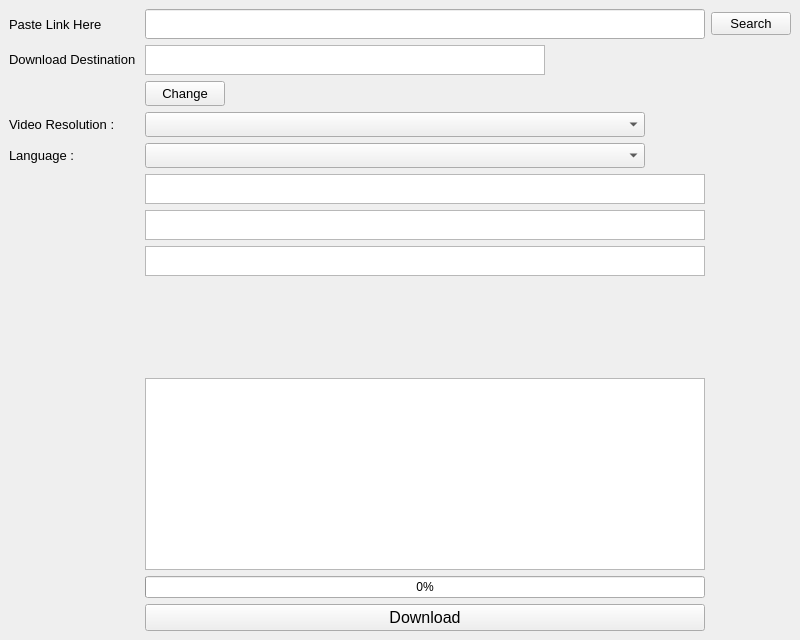
<?xml version="1.0" encoding="UTF-8"?>
<ui version="4.0">
 <class>main_window</class>
 <widget class="QMainWindow" name="main_window">
  <property name="geometry">
   <rect>
    <x>0</x>
    <y>0</y>
    <width>800</width>
    <height>640</height>
   </rect>
  </property>
  <property name="minimumSize">
   <size>
    <width>800</width>
    <height>600</height>
   </size>
  </property>
  <property name="windowTitle">
   <string>MainWindow</string>
  </property>
  <property name="windowIcon">
   <iconset>
    <normaloff>icons/youtube.png</normaloff>icons/youtube.png</iconset>
  </property>
  <widget class="QWidget" name="centralwidget">
   <property name="minimumSize">
    <size>
     <width>800</width>
     <height>600</height>
    </size>
   </property>
   <layout class="QGridLayout" name="gridLayout">
    <item row="0" column="1">
     <widget class="QLineEdit" name="paste_link_edit">
      <property name="minimumSize">
       <size>
        <width>0</width>
        <height>30</height>
       </size>
      </property>
      <property name="maximumSize">
       <size>
        <width>16777215</width>
        <height>30</height>
       </size>
      </property>
      <property name="font">
       <font>
        <pointsize>10</pointsize>
       </font>
      </property>
     </widget>
    </item>
    <item row="0" column="2">
     <widget class="QPushButton" name="search">
      <property name="font">
       <font>
        <pointsize>10</pointsize>
       </font>
      </property>
      <property name="text">
       <string>Search</string>
      </property>
     </widget>
    </item>
    <item row="13" column="1">
     <widget class="QPushButton" name="dowload_button">
      <property name="font">
       <font>
        <pointsize>12</pointsize>
       </font>
      </property>
      <property name="text">
       <string>Download</string>
      </property>
     </widget>
    </item>
    <item row="0" column="0">
     <widget class="QLabel" name="label">
      <property name="font">
       <font>
        <pointsize>10</pointsize>
       </font>
      </property>
      <property name="text">
       <string>Paste Link Here</string>
      </property>
     </widget>
    </item>
    <item row="2" column="1">
     <widget class="QPushButton" name="change_dest">
      <property name="minimumSize">
       <size>
        <width>80</width>
        <height>25</height>
       </size>
      </property>
      <property name="maximumSize">
       <size>
        <width>80</width>
        <height>25</height>
       </size>
      </property>
      <property name="font">
       <font>
        <pointsize>10</pointsize>
       </font>
      </property>
      <property name="text">
       <string>Change</string>
      </property>
     </widget>
    </item>
    <item row="10" column="1">
     <spacer name="verticalSpacer_2">
      <property name="orientation">
       <enum>Qt::Vertical</enum>
      </property>
      <property name="sizeType">
       <enum>QSizePolicy::Minimum</enum>
      </property>
      <property name="sizeHint" stdset="0">
       <size>
        <width>20</width>
        <height>40</height>
       </size>
      </property>
     </spacer>
    </item>
    <item row="7" column="1">
     <widget class="QTextBrowser" name="size_browser">
      <property name="minimumSize">
       <size>
        <width>0</width>
        <height>30</height>
       </size>
      </property>
      <property name="maximumSize">
       <size>
        <width>16777215</width>
        <height>30</height>
       </size>
      </property>
     </widget>
    </item>
    <item row="3" column="0">
     <widget class="QLabel" name="resolution_label">
      <property name="minimumSize">
       <size>
        <width>130</width>
        <height>25</height>
       </size>
      </property>
      <property name="maximumSize">
       <size>
        <width>100</width>
        <height>25</height>
       </size>
      </property>
      <property name="font">
       <font>
        <pointsize>10</pointsize>
       </font>
      </property>
      <property name="text">
       <string>Video Resolution :</string>
      </property>
     </widget>
    </item>
    <item row="9" column="0">
     <spacer name="verticalSpacer">
      <property name="orientation">
       <enum>Qt::Vertical</enum>
      </property>
      <property name="sizeHint" stdset="0">
       <size>
        <width>20</width>
        <height>40</height>
       </size>
      </property>
     </spacer>
    </item>
    <item row="11" column="1">
     <widget class="QTextBrowser" name="descrip_browser">
      <property name="maximumSize">
       <size>
        <width>16777215</width>
        <height>16777215</height>
       </size>
      </property>
      <property name="font">
       <font>
        <pointsize>10</pointsize>
       </font>
      </property>
     </widget>
    </item>
    <item row="12" column="1">
     <widget class="QProgressBar" name="progressBar">
      <property name="value">
       <number>0</number>
      </property>
     </widget>
    </item>
    <item row="6" column="1">
     <widget class="QTextBrowser" name="title_browser">
      <property name="minimumSize">
       <size>
        <width>0</width>
        <height>30</height>
       </size>
      </property>
      <property name="maximumSize">
       <size>
        <width>16777215</width>
        <height>30</height>
       </size>
      </property>
      <property name="font">
       <font>
        <pointsize>10</pointsize>
       </font>
      </property>
     </widget>
    </item>
    <item row="5" column="0">
     <widget class="QLabel" name="language_label">
      <property name="minimumSize">
       <size>
        <width>130</width>
        <height>25</height>
       </size>
      </property>
      <property name="maximumSize">
       <size>
        <width>130</width>
        <height>25</height>
       </size>
      </property>
      <property name="font">
       <font>
        <pointsize>10</pointsize>
       </font>
      </property>
      <property name="text">
       <string>Language :</string>
      </property>
     </widget>
    </item>
    <item row="1" column="1">
     <widget class="QTextBrowser" name="dest_browser">
      <property name="minimumSize">
       <size>
        <width>400</width>
        <height>30</height>
       </size>
      </property>
      <property name="maximumSize">
       <size>
        <width>400</width>
        <height>30</height>
       </size>
      </property>
      <property name="font">
       <font>
        <pointsize>10</pointsize>
       </font>
      </property>
     </widget>
    </item>
    <item row="1" column="0">
     <widget class="QLabel" name="destination_label">
      <property name="minimumSize">
       <size>
        <width>130</width>
        <height>25</height>
       </size>
      </property>
      <property name="maximumSize">
       <size>
        <width>130</width>
        <height>25</height>
       </size>
      </property>
      <property name="font">
       <font>
        <pointsize>10</pointsize>
       </font>
      </property>
      <property name="text">
       <string>Download Destination :</string>
      </property>
     </widget>
    </item>
    <item row="5" column="1">
     <widget class="QComboBox" name="language_combo">
      <property name="minimumSize">
       <size>
        <width>500</width>
        <height>25</height>
       </size>
      </property>
      <property name="maximumSize">
       <size>
        <width>500</width>
        <height>25</height>
       </size>
      </property>
     </widget>
    </item>
    <item row="3" column="1">
     <widget class="QComboBox" name="resolution_combo">
      <property name="minimumSize">
       <size>
        <width>500</width>
        <height>25</height>
       </size>
      </property>
      <property name="maximumSize">
       <size>
        <width>500</width>
        <height>25</height>
       </size>
      </property>
     </widget>
    </item>
    <item row="8" column="1">
     <widget class="QTextBrowser" name="views_browser">
      <property name="minimumSize">
       <size>
        <width>0</width>
        <height>30</height>
       </size>
      </property>
      <property name="maximumSize">
       <size>
        <width>16777215</width>
        <height>30</height>
       </size>
      </property>
     </widget>
    </item>
   </layout>
  </widget>
 </widget>
 <resources/>
 <connections/>
</ui>
